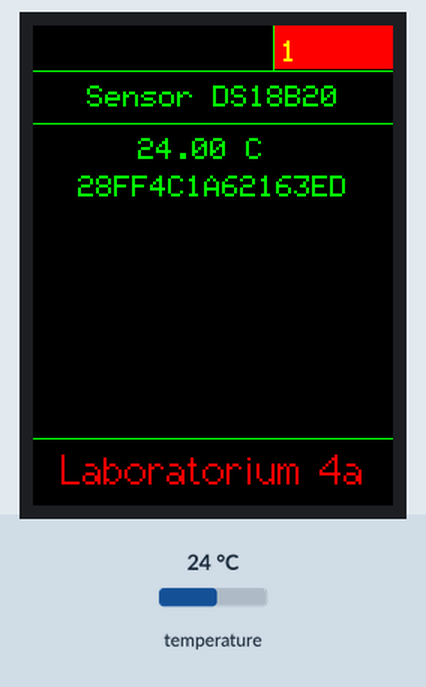
This sketch was run on a simulated ESP32. Parts: 240×320 colour display. The test bench sets the inputs (shaded band); at power-on: temperature 24 °C. What the sketch prints to the serial monitor is not drawn.

Above: at 2.3 s.
2.4 s: temperature set to 12 °C
At 4.8 s:
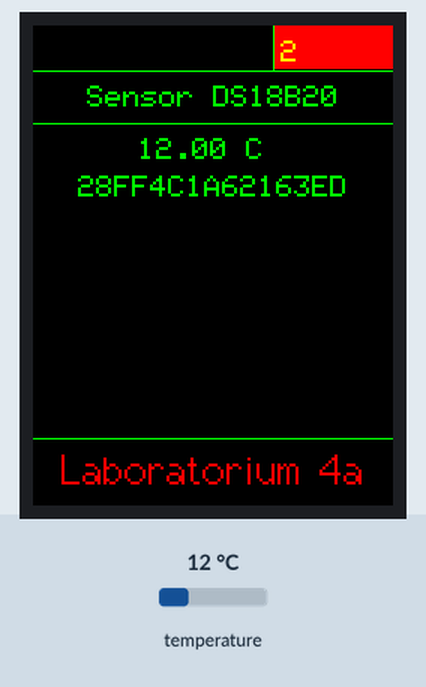
7.0 s: temperature set to 19 °C
At 10.4 s:
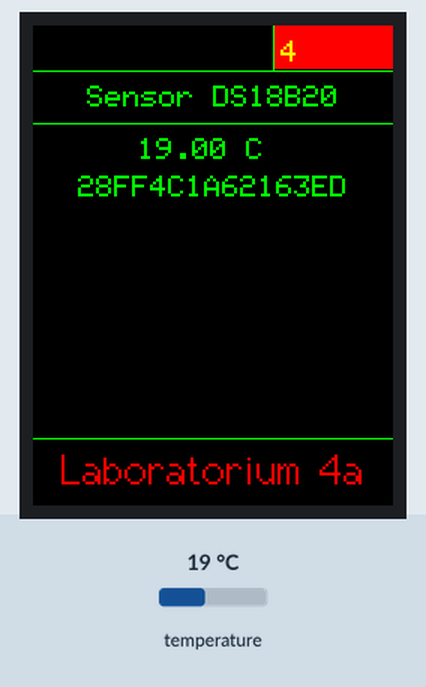
10.7 s: temperature set to 28 °C
At 12.8 s:
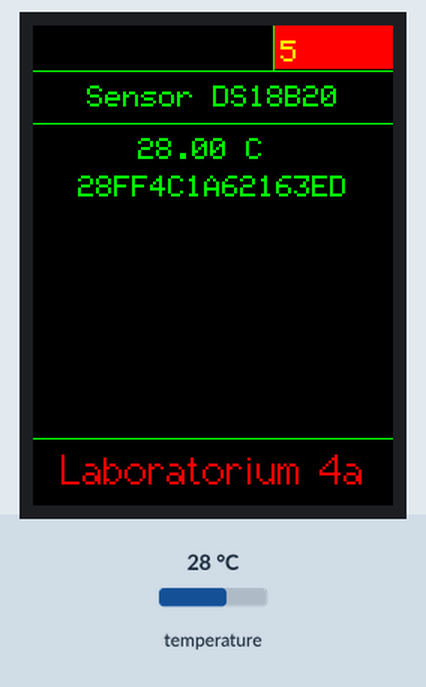
Timing chart, 0 to 14.3 s (numbered marks = the images above; inputs shaded):
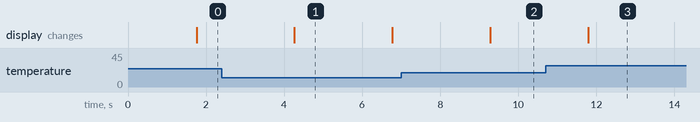

Measured:
- after the input at 7.0 s, the display: changes after 2.3 s (image 2)

The sketch:

DS18B20Single.ino
```cpp
// void setup(void) {

//   const MeasurmentData measurment = { temperature:"25.55", humidity:"56.76", pressure:"1013"};
//   drawMeasurements(measurment);
// }


#include <DS18B20.h> //https://github.com/matmunk/DS18B20
#include <SPI.h>
#include <TFT_eSPI.h>

#define COLORT1 TFT_BLACK
#define COLORT2 TFT_GREEN
#define COLORT3 TFT_RED
#define COUNTCOLOR TFT_YELLOW

DS18B20 ds(4); // pin GPIO4
TFT_eSPI tft = TFT_eSPI();

const uint16_t width = 240;
const uint16_t height = 320;
const uint8_t countXPosition = width - width / 3;

struct MeasurmentData {
  const char* temperature;
  const char* humidity;
  const char* pressure;
};

uint8_t address[8];
uint8_t selected;
uint16_t measurmentCount = 0;

void drawMeasurements(const MeasurmentData measurements);
void drawBorders();
void drawLabels();

void setup() {
  Serial.begin(115200);
  Serial.print("Devices: ");
  ds.getAddress(address);

  selected = ds.select(address);
  if (selected) {
    Serial.println("Device found!");
  } else {
    Serial.println("Device not found!");
  }

  tft.init();
  tft.setRotation(0);
  tft.fillScreen(COLORT1);
  tft.setTextSize(1);
  Serial.println();

  drawBorders();
  drawLabels();

  Serial.println();
}

void loop() {
  if (selected) {
    Serial.print(ds.getTempC());
    Serial.println(" C");
    measurmentCount++;
    drawMeasurements(ds.getTempC(), measurmentCount, address);
  } else {
    Serial.println("Device not found!");
  }

  delay(1000);
}

void drawMeasurements(double temp, uint16_t count, uint8_t address[8]){
  tft.setTextColor(COUNTCOLOR, COLORT3);

  tft.setCursor(countXPosition + 5, 10, 1);
  tft.print(count);

  tft.setTextColor(COLORT2, COLORT1);
  uint16_t y_pos = 75;
  tft.setCursor(70, y_pos, 1);
  tft.print(temp);
  tft.print(" C");
  y_pos += 25;

  tft.setCursor(30, y_pos, 1);
  for (byte i = 0; i < 8; i++) {
    tft.print(address[i], HEX);
  }
}

void drawBorders(){
  tft.setTextColor(COLORT2);
  uint16_t x_pos = countXPosition;
  //top vertical line
  tft.drawFastVLine(x_pos, 0, 30, COLORT2);
  //top horizontal line
  tft.drawFastHLine(0, 30, width, COLORT2);
  //2nd horizontal line
  tft.drawFastHLine(0, 65, width, COLORT2);
  //bottom horizontal line
  tft.drawFastHLine(0, height - 45, width, COLORT2);

  tft.fillRect(countXPosition + 1, 0, 100, 29, COLORT3);
}

void drawLabels(){
  tft.setTextColor(COLORT2);

  tft.setTextSize(2);
  tft.drawCentreString("Sensor DS18B20", width / 2, 40, 1);

  tft.setTextColor(COLORT3);
  tft.drawCentreString("Laboratorium 4a", width / 2, height - 40, 2);
}
```
